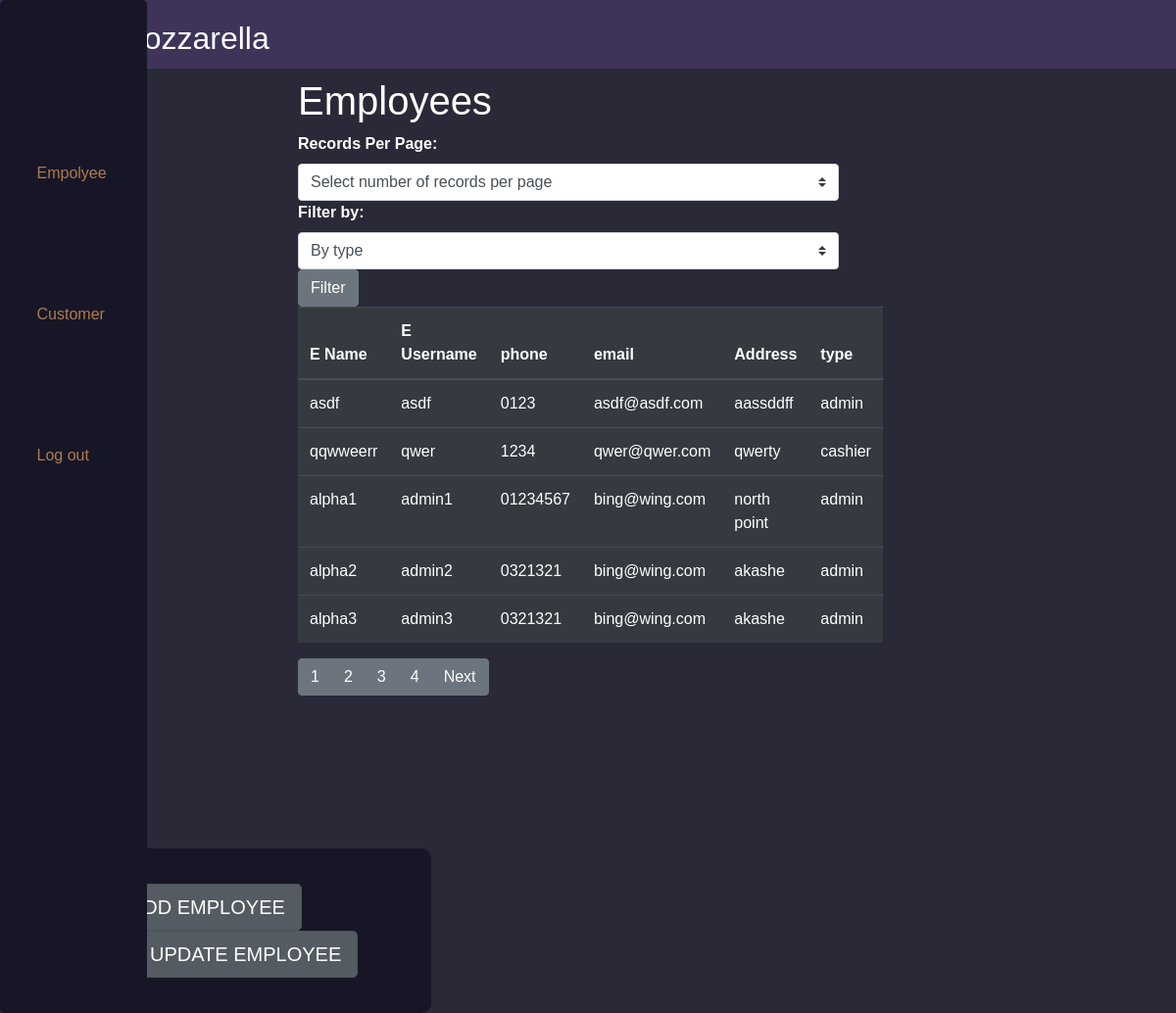
/admin_emp.php?emp=empname&type=admin, run on the app's committed database.
### tables this page shows
CREATE TABLE `employee` (
  `id` int(11) NOT NULL,
  `emp_name` varchar(60) NOT NULL,
  `emp_username` varchar(20) NOT NULL,
  `emp_password` varchar(60) NOT NULL,
  `emp_phone_number` varchar(14) NOT NULL,
  `emp_email` varchar(60) NOT NULL,
  `emp_address` text NOT NULL,
  `emp_type` varchar(10) NOT NULL
);

### admin_emp.php (the view, shortened to what this page needs)
<?php
require "./includes/db_connect.inc.php";
$i = 0;
$j = 5;
$sql = "select emp_name, emp_username, emp_phone_number, emp_email,emp_address,emp_type from employee LIMIT $i, $j;";
$sqlTotalRows = "select count(*) as total_rows from employee;";
$result = mysqli_query($conn, $sql);
$rowCount = mysqli_fetch_assoc(mysqli_query($conn, $sqlTotalRows));
$pgNmbr = ceil($rowCount['total_rows']/$j);
?>
<!DOCTYPE html>
<head>
    <link rel="stylesheet" href="https://cdnjs.cloudflare.com/ajax/libs/font-awesome/5.14.0/css/all.min.css" />
    <link rel="stylesheet" href="https://maxcdn.bootstrapcdn.com/bootstrap/4.5.2/css/bootstrap.min.css">
    <link rel="stylesheet" href="CSS/adminStyle.css">
</head>
<body class="index-pages">
    <header>
        <h2 style="margin-left: 10%;">Mozzarella</h2>
    </header>
<div >
    <div class="bar">
      <a href="admin_emp.php?emp=empname&type=admin">Empolyee</a>
      <a href="admin_cus.php?emp=empname&type=admin">Customer</a>
      <a href="logout.php">Log out</a>
    </div>
    <div class="columns">
        <div class="admin_pages">
          <h1>Employees</h1>
          <div class="per_page_control ">
            <label style="color:white; font-weight: bold;">Records Per Page: </label>
            <select name="records_per_page " class="custom-select" >
              <option value="" disabled selected>Select number of records per page</option>
            </select>
          </div>
          <div class="filtering_parameters">
            <label style="color:white; font-weight: bold;">Filter by:</label>
            <select name="type_filter" class="custom-select">
              <option value="" disabled selected>By type</option>
            </select>
            <button type="submit" name="filter_btn" class="btn btn-secondary" value="submit"> Filter </button>
          </div>
          <div id="ajax_div">
            <table class="table table-dark">
              <thead>
                <tr>
                  <th>E Name</th>
                  <th>E Username</th>
                  <th>phone</th>
                  <th>email</th>
                  <th>Address</th>
                  <th>type</th>
                </tr>
              </thead>
              <tbody>
                <?php while($row = mysqli_fetch_assoc($result)){ ?>
                  <tr>
                    <td><?php echo $row['emp_name']; ?></td>
                    <td><?php echo $row['emp_username']; ?></td>
                    <td><?php echo $row['emp_phone_number']; ?></td>
                    <td><?php echo $row['emp_email']; ?></td>
                    <td><?php echo $row['emp_address']; ?></td>
                    <td><?php echo $row['emp_type']; ?></td>
                  </tr>
                <?php } ?>
              </tbody>
            </table>
            <div class="pagination_btns btn-group"  align="center">
              <?php if($pgNmbr > 1) { for ($p=0; $p<$pgNmbr; $p++) { ?>
                <button type="submit" class="btn btn-secondary" name="pg_btn" value="<?php echo ($p*$j); ?>"><?php echo ($p+1); ?></button>
              <?php } } ?>
              <?php if($i < ($rowCount['total_rows'] - $j)){ ?>
                <button type="submit" class="btn btn-secondary" name="next_btn" value="<?php echo ($i+$j); ?>"> Next </button>
              <?php } ?>
            </div>
          </div>
        </div>
    </div>
    <div class="form" >
    <a href="emp_signup.php" class="btn btn-secondary btn-lg active" role="button" aria-pressed="true">ADD EMPLOYEE</a>
    <a style="margin-left: 20px;" href="emp_update.php" class="btn btn-secondary btn-lg active" role="button" aria-pressed="true">UPDATE EMPLOYEE</a>
    </div>
</div>
</body>
</html>

### CSS/adminStyle.css (style rules this page uses)
.index-pages { padding: 0; margin: 0; background-color: #292938; font-family: sans-serif; color: white; }
.admin_pages { margin-top: 10%; }
.columns { width: 50%; float: left; margin-left: 280px; padding: 2%; }
.columns:after { content: ""; display: block; clear: both; }
.bar { background-color: #171626; width: 150px; position: fixed; height: 100%; float: left; border-radius: 5px; }
.bar a { display: block; padding:25%; padding-top: 40%; padding-bottom: 40%; text-decoration: none; color:rgb(173, 123, 82); border-radius: 2px; }
.bar a:first-child { margin-top: 70%; }
.form { margin-top: 11%; background-color: #171626; width: 30%; float: left; margin-left: 80px; padding: 3%; border-radius: 10px; }
.form:after { content: ""; display: block; clear: both; }
header { background:#3e345a; color:#ffffff; padding-top:20px; min-height:70px; overflow: hidden; position: fixed; width: 100%; }

### data on the page
employee: emp_name "asdf", emp_username "asdf", emp_phone_number "0123", emp_email "asdf@asdf.com", emp_address "aassddff", emp_type "admin"
employee: emp_name "qqwweerr", emp_username "qwer", emp_phone_number "1234", emp_email "qwer@qwer.com", emp_address "qwerty", emp_type "cashier"
employee: emp_name "alpha1", emp_username "admin1", emp_phone_number "01234567", emp_email "bing@wing.com", emp_address "north point", emp_type "admin"
employee: emp_name "alpha2", emp_username "admin2", emp_phone_number "0321321", emp_email "bing@wing.com", emp_address "akashe", emp_type "admin"
employee: emp_name "alpha3", emp_username "admin3", emp_phone_number "0321321", emp_email "bing@wing.com", emp_address "akashe", emp_type "admin"
